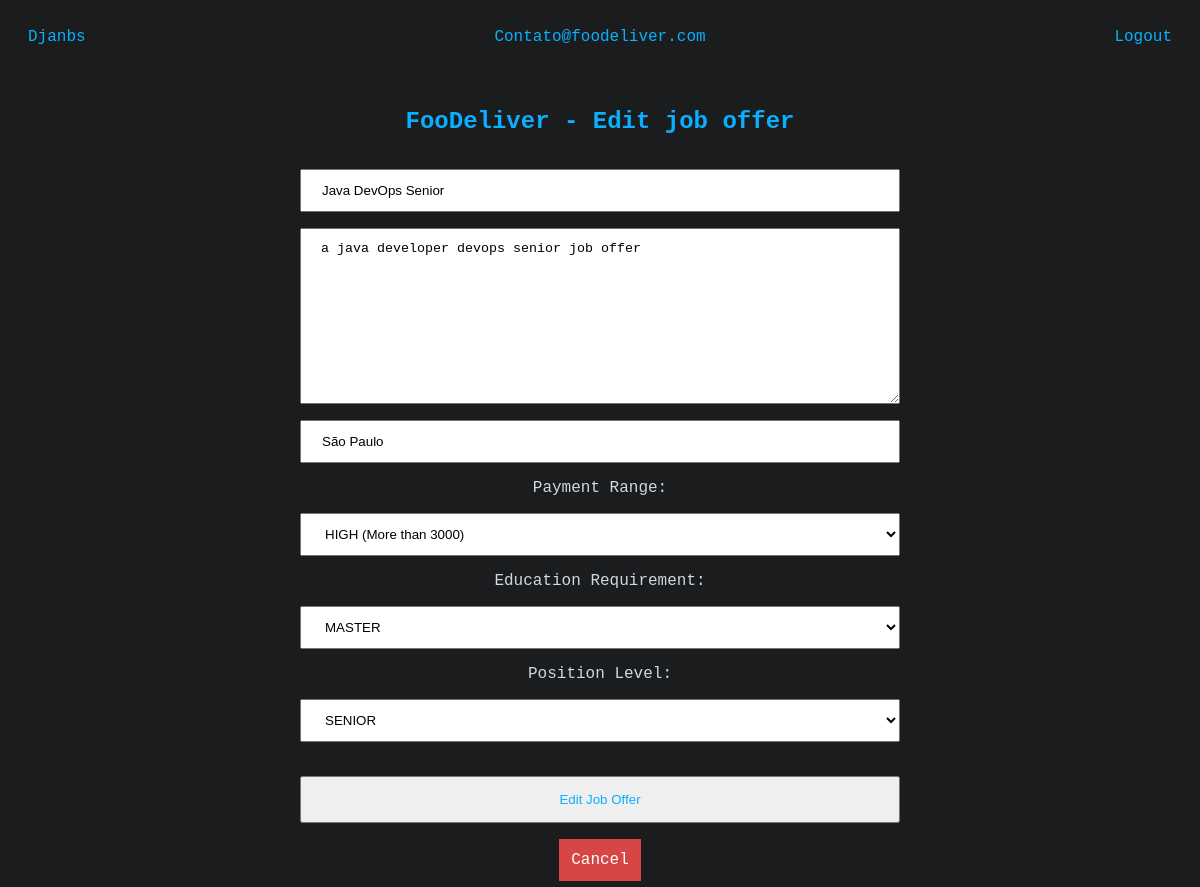
/edit-offer/1/ (signed in), run on the app's committed database.
### jobs/models.py (models this page shows, shortened)
class User(AbstractUser):
    username = models.CharField(max_length=50, blank=True, null=True, unique=True)
    email = models.EmailField(_('email address'), unique=True)
    USERNAME_FIELD = 'email'
    REQUIRED_FIELDS = ['username', 'password']
    is_company = models.BooleanField(default=False)
    is_candidate = models.BooleanField(default=False)
    def __str__(self):
        return self.email

class Company(models.Model):
    user = models.OneToOneField(User, null=True, on_delete=models.CASCADE)
    name = models.CharField(max_length=50, null=True)
    email = models.EmailField(null=True)
    site = models.URLField(null=True)

class JobOffer(models.Model):
    name = models.CharField(max_length=125)
    location = models.CharField(max_length=50)
    description = models.TextField(null=True)
    company = models.ForeignKey(Company, on_delete=models.CASCADE, null=True)
    payment_range = models.IntegerField(choices=PaymentRange.choices)
    education_req = models.IntegerField(choices=EducationRequirement.choices)
    position_level = models.IntegerField(choices=PositionLevel.choices)
    date_created = models.DateTimeField(auto_now_add=True, null=True)

### jobs/decorators.py (the view)
        def wrapper_func(request, *args, **kwargs):
            group = None
            if request.user.groups.exists():
                group = request.user.groups.all()[0].name # The first group
            if group in allowed_roles:
                return view_func(request, *args, **kwargs)
            else:
                return redirect('home')

### jobs/forms.py
class JobOfferCreationForm(forms.ModelForm):
    class Meta():
        model = JobOffer
        exclude = ('company',)

### jobs/views/views.py (called while the page is built)
@allowed_groups(allowed_roles=['company'])
def edit_job_offer(request, pk):
    job_offer = JobOffer.objects.get(id=pk) # type: ignore
    form = JobOfferCreationForm(instance=job_offer)
    if request.method == 'POST' and request.user.company.id == job_offer.company.id:
        form = JobOfferCreationForm(request.POST, instance=job_offer)
        if form.is_valid():
            form.save()
            return redirect('home')
    context = {
        'form': form,
        'operation': 'Edit',
        }
    return render(request, 'jobs/create-job.html', context)

### jobs/templates/jobs/create-job.html (shortened to what this page needs)
{% extends "jobs/base.html" %}
{% block content %}
<h2 class="register-n-login">{{ request.user.company.name }} - {{ operation }} job offer</h2>
<form method="POST" action="">
    <p>{{ form.name }}</p>
    <p>{{ form.description }}</p>
    <p>{{ form.location }}</p>
    <p class="center">Payment Range:</p>
    <p>{{ form.payment_range }}</p>
    <p class="center">Education Requirement:</p>
    <p>{{ form.education_req }}</p>
    <p class="center">Position Level:</p>
    <p>{{ form.position_level }}</p>
    <br>
    <input class="submit" type="submit" name="submit-offer" value="{{ operation }} Job Offer">
    <div class="register-n-login" style="color:#D74545">{{ form.errors }}</div>
</form>
    <center><a class="delete-button" style="padding:12px" href="{% url 'home' %}">Cancel</a></center>
<br>
{% endblock content %}

### jobs/templates/jobs/base.html (shortened to what this page needs)
<!DOCTYPE html>
{% load static %}
<html>
	<head>
        <link rel="stylesheet" type="text/css" href="{% static 'jobs/style.css' %}"/>
	</head>
	<body>
        <div class="topbar">
            <a href="{% url 'home' %}">Djanbs</a>
            {% if user.is_authenticated %}
            <a class="ralign" href="{% url 'profile' %}">{{ user|capfirst }}</a>
            <a class="ralign logoutred" href="{% url 'logout' %}">Logout</a>
            {% endif %}
        </div>
        {% block content %}
        {% endblock content %}
	</body>
</html>

### jobs/static/jobs/style.css (style rules this page uses)
:root { --light: #d2d7e0; --dark: #1A1C1E; --darker: #141517; --blue: #0aafff; --red: #D74545; --darkred: #9C1A1A; }
body { background-color: var(--dark); color: var(--light); max-width: 1200px; margin: auto; font-family: monospace; font-size: 16px; }
a { text-decoration: none; }
.center { margin-right: auto; margin-left: auto; text-align: center; }
.topbar, .topbar a { padding: 14px; color: var(--blue); clear: both; display: flex; justify-content: right; }
.ralign { margin-right: 0px; margin-left: auto; }
.register-n-login, .submit, .details { padding: 14px; color: var(--blue); justify-content: center; display: flex; margin-right: auto; margin-left: auto; }
.submit { justify-content: center; }
input, button, select, textarea, .cancel-button { width: 50%; padding: 12px 20px; box-sizing: border-box; display: flex; justify-content: center; margin-left: auto; margin-right: auto; }
.logoutred { color: var(--red); }
.delete-button, .cancel-button { background-color: var(--red); color: white; border: none; }

### data on the page
User: email "Contato@foodeliver.com", user.company.name "FooDeliver"
JobOffer: name "Java DevOps Senior", description "a java developer devops senior job offer", location "São Paulo", payment_range "HIGH (More than 3000)", education_req "MASTER", position_level "SENIOR"

### other printed values
{{ operation }} "Edit"
